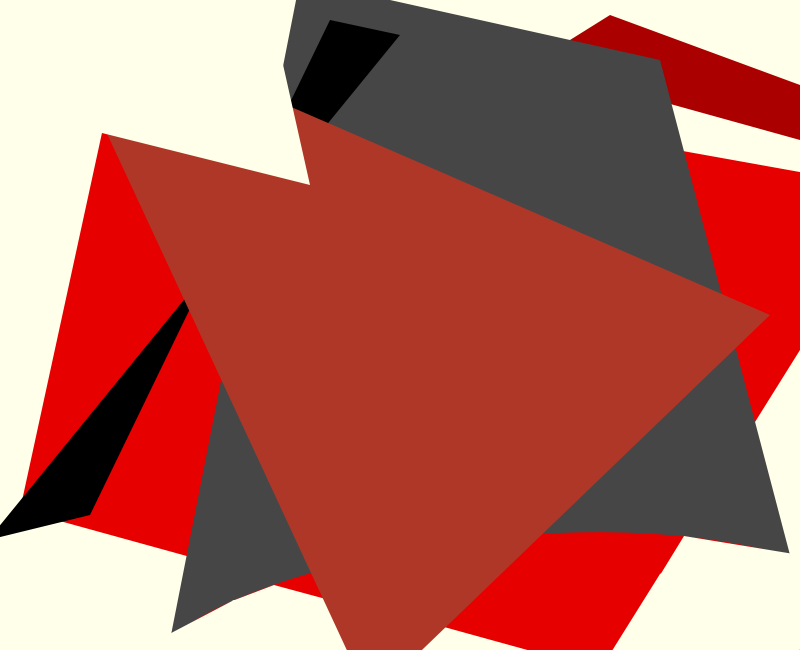
Frame 1 (no input)
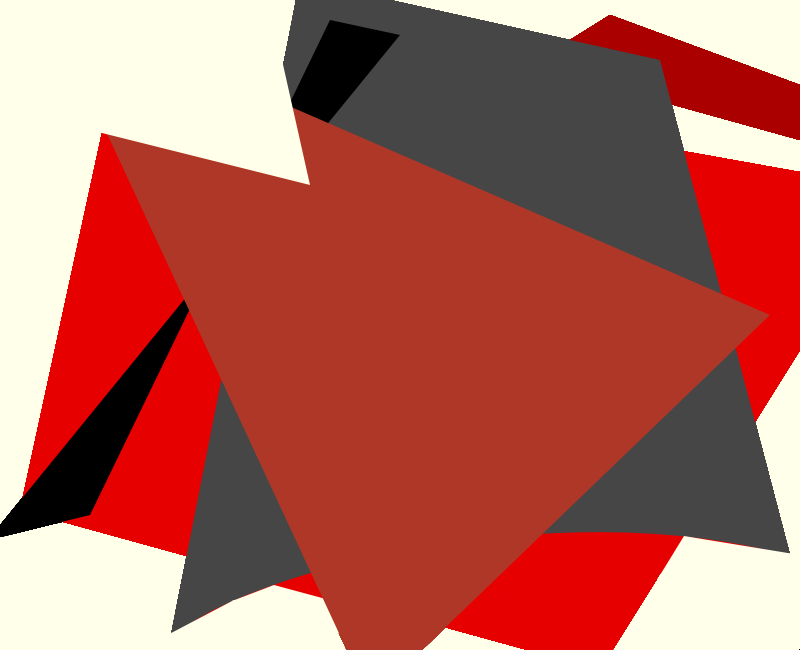
Frame 60 (the mouse pressed at the canvas centre just before this capture)
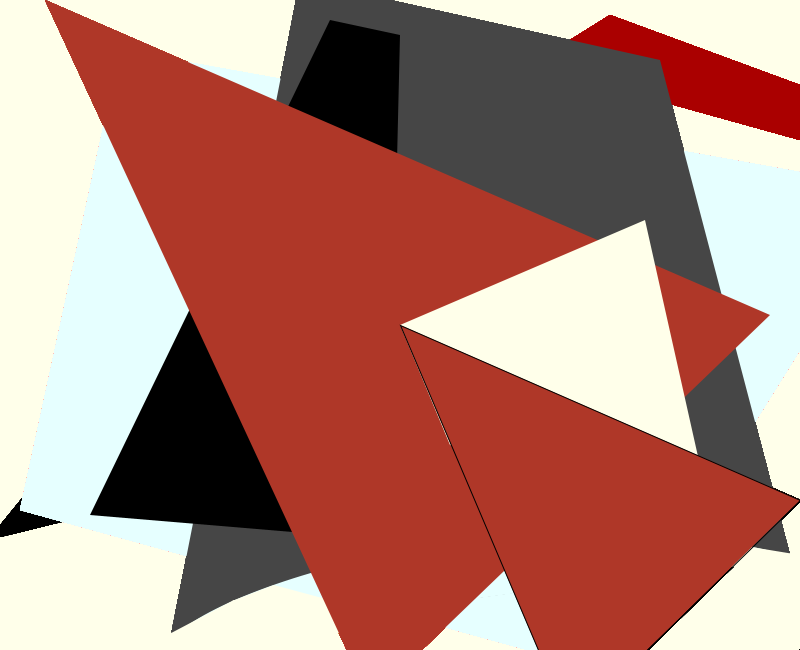
Frame 120 (the mouse held since frame 60 and released just before this capture)

The Processing sketch that drew these frames (run headless with seeded random() and noise(); from frame 60 on, the mouse is pressed at the canvas centre):

// Processing sketch: Jubilee_J_interactive_painting
// ── Jubilee_J_interactive_painting.pde
void setup (){
  size (800, 650); //display winow is 800x650 pixels
  background (255, 255, 234); //display window color is light tan
  frameRate(70); //70 frames per second
  noStroke(); //all shapes will not have a outline
  
}
  //Variables
 int X = 800;
 int Y = 650;
 int tri = 255;
 
void draw(){
  
  //quadrilateral that's color is based on mouse position
  fill(230, mouseX, mouseY);
  quad(120, 50, 20, 510, 600, 670, 900, 190); 
  
 //red quadrilateral
  fill(170, 0, 0); 
  quad (610, 15, 530, 65, 800, 140, 800, 85); 
  
  //gray quadrilateral
  fill(70);
  quad (300, -20, 170, 640, 790, 555, 660, 60);
   
  //bezier that's color is based on mouse position
  fill(230, mouseX, mouseY);
  bezier(170,640,230,575,555,490,790,556); 
  
  //light tan triangles
  fill(255, 255, 234);
  triangle(156, 641, 400, 630, 234, 600);
  triangle(800, 555, 657, 580, 684, 536);
  
 //light tan quadrilateral
  quad(232, 601, 400, 631, 385, 615, 274, 585);
 
 //black quadrilateral that's size is based on mouse position
  fill (0);
  quad (330, 20, 90, 515, mouseX-12, 540, 400, 35);
  
  //brown orange triangle
  fill(175, 55, 40); 
  triangle (45, 0, 770, 315, 370, 700); 
 
  //light tan quadrilateral
  fill (255, 255, 234);
  quad (mouseX, mouseY, mouseX+50, mouseY+120, mouseX+310, mouseY+185, mouseX+245, mouseY-105);
    
//add shapes when mouse is clicked
stroke(0, tri);
if (mousePressed) {
X = mouseX;
Y = mouseY;
  }
  fill(175, 55, 40, tri);
  triangle (X, Y, X+400, Y+175, X+170, Y+400);  
  noStroke();
}


void mousePressed(){
  tri=255; //New triangle opacity will be 255
  //when mouse is clicked, "Interactive Painting" will be displayed in the message window
  println("Interactive Painting");
}

void keyPressed(){
  //clear all new shapes when key is pressed
  background(255, 255, 234, 255);
  tri=0; //set triangle to be transparent

}
